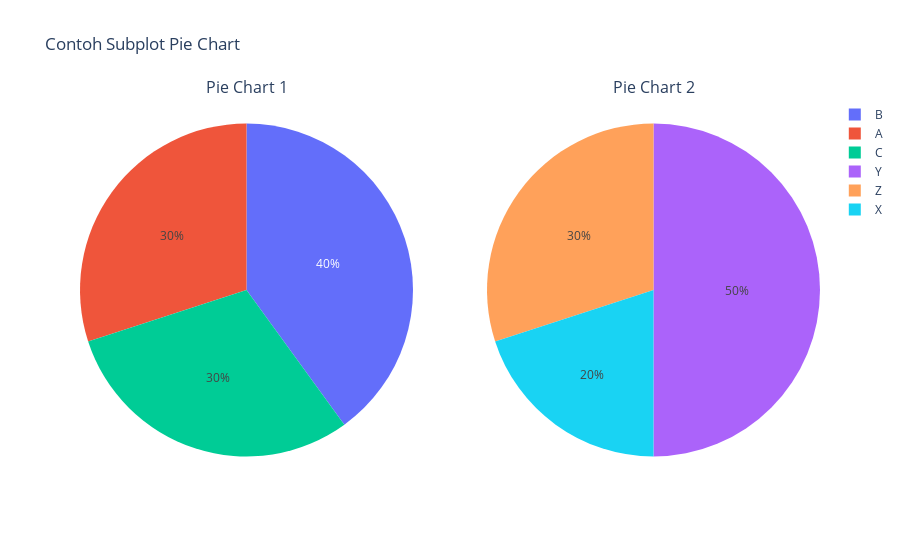

Write notebook code for a chart like this one.
### Code cell
import plotly.graph_objects as go
from plotly.subplots import make_subplots

# Data contoh
labels1 = ['A', 'B', 'C']
values1 = [30, 40, 30]

labels2 = ['X', 'Y', 'Z']
values2 = [20, 50, 30]

# Membuat subplot dengan dua pie chart menggunakan Plotly Express
fig = make_subplots(rows=1, cols=2, specs=[[{'type':'domain'}, {'type':'domain'}]], subplot_titles=('Pie Chart 1', 'Pie Chart 2'))

fig.add_trace(go.Pie(labels=labels1, values=values1), 1, 1)
fig.add_trace(go.Pie(labels=labels2, values=values2), 1, 2)

# Menambahkan judul
fig.update_layout(title_text="Contoh Subplot Pie Chart")

# Menampilkan subplot
fig.show()

### Figure 1 — Plotly figure (JSON) as saved in the notebook; plotly's stock layout.template omitted (floating-point values rounded to 4 significant figures)
{"data": [{"domain": {"x": [0, 0.45], "y": [0, 1]}, "labels": ["A", "B", "C"], "type": "pie", "values": [30, 40, 30]}, {"domain": {"x": [0.55, 1], "y": [0, 1]}, "labels": ["X", "Y", "Z"], "type": "pie", "values": [20, 50, 30]}], "layout": {"annotations": [{"font": {"size": 16}, "showarrow": false, "text": "Pie Chart 1", "x": 0.225, "xanchor": "center", "xref": "paper", "y": 1, "yanchor": "bottom", "yref": "paper"}, {"font": {"size": 16}, "showarrow": false, "text": "Pie Chart 2", "x": 0.775, "xanchor": "center", "xref": "paper", "y": 1, "yanchor": "bottom", "yref": "paper"}], "title": {"text": "Contoh Subplot Pie Chart"}}}
